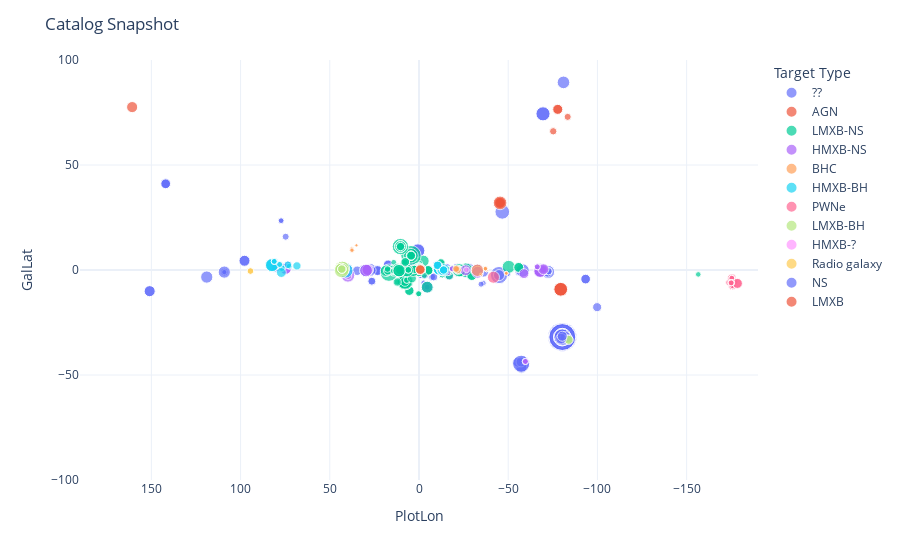

The notebook cell saved with this chart:
### Code cell
import plotly.express as px
import plotly.io as pio

df['PlotLon'] = (df['GalLon'] + 180)%360 - 180


fig = px.scatter(df, x='PlotLon', y='GalLat'
                 ,size='Exposure (s)'
                  , hover_data=['SL Target', 'Primary Target', 'Exposure (s)', 'Notes']
                  ,color= 'Target Type')

fig.update_layout(template='plotly_white')
fig.update_layout(title='Catalog Snapshot')

fig.update_layout(yaxis=dict(range=[-100,100]),xaxis=dict(range=[190, -190]))

# fig.update_xaxes(
#     visible=False,
# )
# fig.update_yaxes(
#     visible=False,
# )

fig.show()

pio.write_html(fig, file='straycat_galactic.html')

### Figure 1 — Plotly figure (JSON) as saved in the notebook; plotly's stock layout.template omitted (floating-point values rounded to 4 significant figures; data arrays with more than 128 entries replaced by an {"elided": "..."} marker saying what was removed)
{"data": [{"customdata": {"elided": "286x4 mixed values"}, "hovertemplate": "Target Type=??<br>PlotLon=%{x}<br>GalLat=%{y}<br>Exposure (s)=%{customdata[2]}<br>SL Target=%{customdata[0]}<br>Primary Target=%{customdata[1]}<br>Notes=%{customdata[3]}<extra></extra>", "legendgroup": "??", "marker": {"color": "#636efa", "size": {"elided": "286 float values"}, "sizemode": "area", "sizeref": 1182.0, "symbol": "circle"}, "mode": "markers", "name": "??", "orientation": "v", "showlegend": true, "type": "scatter", "x": {"elided": "286 float values"}, "xaxis": "x", "y": {"elided": "286 float values"}, "yaxis": "y"}, {"customdata": [["2MASX J09172716-6456271", "IRAS_09149m6206", 110899, "SL on both"], ["2MASX J09172716-6456271", "IRAS_09149m6206", 110899, "SL in both"], ["2MASX J09172716-6456271", "IRAS_09149m6206", 112121, "SL in both"], ["3C 273", "J1222p0403", 32221, "SL in both"], ["IC 4329A", "M83", 42270.0, "Faint SL edge on both FPMs"], ["IC 4329A", "M83", 42270.0, "Faint SL on both"], ["IC 4329A", "M83", 80310.0, "Faint SL edge on both FPMs"], ["IC 4329A", "M83", 43210.0, "Faint SL on both"], ["IC 4329A", "M83", 43210.0, "Faint SL on both"], ["IC 4329A", "M83", 81120.0, "Faint SL on A"], ["IC 4329A", "M83", 70650.0, "SL in both"], ["IC 4329A", "M83", 110469, "SL on both A and B"], ["NGC 4151", "NGC_4190_ULX1", 73340.0, "Faint SL on B"], ["NGC 4388", "NGC_4501", 62770.0, "Faint, if present?"], ["NGC 4388", "NGC_4501", 58530.0, "Definite weak SL on A"], ["NGC 4388", "SDSSJ1221p1137", 29850.0, "Faint, if present?"]], "hovertemplate": "Target Type=AGN<br>PlotLon=%{x}<br>GalLat=%{y}<br>Exposure (s)=%{customdata[2]}<br>SL Target=%{customdata[0]}<br>Primary Target=%{customdata[1]}<br>Notes=%{customdata[3]}<extra></extra>", "legendgroup": "AGN", "marker": {"color": "#EF553B", "size": [110899, 110899, 112121, 32221, 42270.0, 42270.0, 80310.0, 43210.0, 43210.0, 81120.0, 70650.0, 110469, 73340.0, 62770.0, 58530.0, 29850.0], "sizemode": "area", "sizeref": 1182.0, "symbol": "circle"}, "mode": "markers", "name": "AGN", "orientation": "v", "showlegend": true, "type": "scatter", "x": [-79.42, -79.42, -79.43, -75.23, -45.45, -45.45, -45.45, -45.45, -45.45, -45.36, -45.43, -45.44, 160.8, -77.63, -77.8, -83.33], "xaxis": "x", "y": [-9.204, -9.204, -9.179, 66.05, 31.98, 31.98, 31.97, 31.98, 31.98, 31.98, 31.96, 31.96, 77.58, 76.54, 76.49, 72.91], "yaxis": "y"}, {"customdata": {"elided": "231x4 mixed values"}, "hovertemplate": "Target Type=LMXB-NS<br>PlotLon=%{x}<br>GalLat=%{y}<br>Exposure (s)=%{customdata[2]}<br>SL Target=%{customdata[0]}<br>Primary Target=%{customdata[1]}<br>Notes=%{customdata[3]}<extra></extra>", "legendgroup": "LMXB-NS", "marker": {"color": "#00cc96", "size": {"elided": "231 float values"}, "sizemode": "area", "sizeref": 1182.0, "symbol": "circle"}, "mode": "markers", "name": "LMXB-NS", "orientation": "v", "showlegend": true, "type": "scatter", "x": {"elided": "231 float values"}, "xaxis": "x", "y": {"elided": "231 float values"}, "yaxis": "y"}, {"customdata": {"elided": "35x4 mixed values"}, "hovertemplate": "Target Type=HMXB-NS<br>PlotLon=%{x}<br>GalLat=%{y}<br>Exposure (s)=%{customdata[2]}<br>SL Target=%{customdata[0]}<br>Primary Target=%{customdata[1]}<br>Notes=%{customdata[3]}<extra></extra>", "legendgroup": "HMXB-NS", "marker": {"color": "#ab63fa", "size": [83390.0, 83390.0, 90470.0, 90470.0, 84760.0, 87160.0, 87160.0, 95440.0, 95440.0, 92100.0, 31290.0, 50250.0, 70450.0, 21566, 21566, 76580.0, 76580.0, 58220.0, 69670.0, 21560.0, 21560.0, 21700.0, 62780.0, 22460.0, 22460.0, 21140.0, 26730.0, 78860.0, 78860.0, 109419, 32360.0, 19840.0, 75610.0, 75610.0, 95270.0], "sizemode": "area", "sizeref": 1182.0, "symbol": "circle"}, "mode": "markers", "name": "HMXB-NS", "orientation": "v", "showlegend": true, "type": "scatter", "x": [-32.74, -32.74, -32.72, -32.72, -32.87, -67.88, -67.88, -67.88, -67.88, -67.88, -69.78, -69.78, -69.78, -66.28, -66.28, 74.77, 74.77, -58.83, -26.14, -18.64, -18.64, -16.15, -13.39, -59.63, -59.63, -59.63, 39.67, 43.72, 43.72, 39.82, 39.73, 41.17, 28.76, 28.76, 29.68], "xaxis": "x", "y": [-0.1468, -0.1468, -0.1301, -0.1301, -1.072, -0.542, -0.542, -0.5362, -0.5362, -0.5308, 0.3915, 0.3803, 0.3717, 1.517, 1.517, 0.644, 0.644, -1.725, -0.1185, 0.5805, 0.5805, -1.307, -0.2166, -43.56, -43.56, -43.54, -2.246, 0.5098, 0.5098, -2.559, -2.774, 2.07, 0.06087, 0.06087, -0.2353], "yaxis": "y"}, {"customdata": {"elided": "35x4 mixed values"}, "hovertemplate": "Target Type=BHC<br>PlotLon=%{x}<br>GalLat=%{y}<br>Exposure (s)=%{customdata[2]}<br>SL Target=%{customdata[0]}<br>Primary Target=%{customdata[1]}<br>Notes=%{customdata[3]}<extra></extra>", "legendgroup": "BHC", "marker": {"color": "#FFA15A", "size": [32510.0, 32090.0, 19850.0, 31020.0, 55530.0, 53380.0, 4652.0, 4652.0, 9370.0, 9370.0, 6181.0, 6181.0, 6140.0, 6140.0, 9528.0, 9528.0, 12890.0, 12890.0, 5655.0, 6721.0, 10140.0, 10140.0, 9773.0, 9773.0, 6051.0, 6051.0, 2850.0, 2850.0, 2810.0, 2810.0, 2866.0, 2866.0, 11417, 11417, 90470.0], "sizemode": "area", "sizeref": 1182.0, "symbol": "circle"}, "mode": "markers", "name": "BHC", "orientation": "v", "showlegend": true, "type": "scatter", "x": [-21.64, -21.65, -20.85, -20.85, -0.7399, -0.7216, -48.95, -48.95, -48.95, -48.95, -37.8, -37.8, -37.83, -37.83, -37.21, -37.21, -37.21, -37.21, -34.79, -34.8, 37.69, 37.69, 37.7, 37.7, 35.05, 35.05, 37.33, 37.33, 37.33, 37.33, 37.33, 37.33, 37.56, 37.56, -32.72], "xaxis": "x", "y": [-0.01986, -0.0253, 0.4969, 0.5038, 0.1998, 0.128, -1.568, -1.568, -1.568, -1.568, -0.08249, -0.08249, -0.07415, -0.07415, 0.623, 0.623, 0.6213, 0.6213, -2.227, -2.228, 9.623, 9.623, 10.07, 10.07, 11.75, 11.75, 8.996, 8.996, 8.997, 8.997, 8.994, 8.994, 9.439, 9.439, -0.1301], "yaxis": "y"}, {"customdata": {"elided": "33x4 mixed values"}, "hovertemplate": "Target Type=HMXB-BH<br>PlotLon=%{x}<br>GalLat=%{y}<br>Exposure (s)=%{customdata[2]}<br>SL Target=%{customdata[0]}<br>Primary Target=%{customdata[1]}<br>Notes=%{customdata[3]}<extra></extra>", "legendgroup": "HMXB-BH", "marker": {"color": "#19d3f3", "size": [81270.0, 81270.0, 93500.0, 49600.0, 57360.0, 57360.0, 62780.0, 43290.0, 48390.0, 39110.0, 41330.0, 41330.0, 20100.0, 20100.0, 35680.0, 40790.0, 105106, 105106, 98630.0, 20020.0, 20020.0, 19310.0, 21836, 23760.0, 19460.0, 28000.0, 28000.0, 20970.0, 20970.0, 21100.0, 21100.0, 56741, 132005], "sizemode": "area", "sizeref": 1182.0, "symbol": "circle"}, "mode": "markers", "name": "HMXB-BH", "orientation": "v", "showlegend": true, "type": "scatter", "x": [-11.29, -11.29, -13.55, -12.71, -12.72, -12.72, -13.39, -10.45, -10.44, -10.44, -13.8, -13.8, 72.71, 72.71, 73.48, 68.42, 82.39, 82.39, 82.38, 80.93, 80.93, 80.96, 80.91, 80.92, 80.92, 76.87, 76.87, 78.09, 78.09, 81.16, 81.16, 77.15, 41.17], "xaxis": "x", "y": [0.357, 0.357, 0.03104, 0.001343, -0.07734, -0.07734, -0.2166, 2.2, 2.198, 2.215, -0.01376, -0.01376, 1.797, 1.797, 2.469, 1.952, 2.319, 2.319, 2.334, 4.197, 4.197, 4.197, 4.17, 4.164, 4.158, 0.9303, 0.9303, 2.644, 2.644, 4.081, 4.081, -1.212, -0.2586], "yaxis": "y"}, {"customdata": {"elided": "61x4 mixed values"}, "hovertemplate": "Target Type=PWNe<br>PlotLon=%{x}<br>GalLat=%{y}<br>Exposure (s)=%{customdata[2]}<br>SL Target=%{customdata[0]}<br>Primary Target=%{customdata[1]}<br>Notes=%{customdata[3]}<extra></extra>", "legendgroup": "PWNe", "marker": {"color": "#FF6692", "size": [21070.0, 21070.0, 20090.0, 22830.0, 20890.0, 21776, 20173, 20173, 19240.0, 19240.0, 1910.0, 1910.0, 18390.0, 18390.0, 20730.0, 20730.0, 19750.0, 19750.0, 19280.0, 19280.0, 20850.0, 20850.0, 20090.0, 20090.0, 23463, 23463, 32600.0, 32600.0, 39450.0, 39450.0, 29094, 29094, 28706, 28706, 4411.0, 4417.0, 19230.0, 19230.0, 20360.0, 20360.0, 32410.0, 32410.0, 14760.0, 14760.0, 58790.0, 58790.0, 10130.0, 10130.0, 18920.0, 18920.0, 7257.0, 7257.0, 18770.0, 18770.0, 21000.0, 21000.0, 18850.0, 18850.0, 21480.0, 21480.0, 86360.0], "sizemode": "area", "sizeref": 1182.0, "symbol": "circle"}, "mode": "markers", "name": "PWNe", "orientation": "v", "showlegend": true, "type": "scatter", "x": [-175.3, -175.3, -175.6, -177.0, -176.1, -173.6, -175.6, -175.6, -175.6, -175.6, -175.3, -175.3, -175.3, -175.3, -175.3, -175.3, -175.3, -175.3, -175.6, -175.6, -175.6, -175.6, -175.6, -175.6, -175.3, -175.3, -175.3, -175.3, -175.3, -175.3, -175.6, -175.6, -175.6, -175.6, -175.4, -173.5, -175.3, -175.3, -175.3, -175.3, -175.6, -175.6, -175.6, -175.6, -178.4, -178.4, -175.3, -175.3, -175.3, -175.3, -175.2, -175.2, -175.2, -175.2, -175.1, -175.1, -175.0, -175.0, -175.0, -175.0, -41.73], "xaxis": "x", "y": [-4.033, -4.033, -7.558, -5.663, -4.309, -5.981, -7.658, -7.658, -7.717, -7.717, -3.893, -3.893, -3.894, -3.894, -3.91, -3.91, -3.907, -3.907, -7.662, -7.662, -7.663, -7.663, -7.664, -7.664, -3.895, -3.895, -3.894, -3.894, -3.898, -3.898, -7.675, -7.675, -7.677, -7.677, -3.773, -5.988, -3.88, -3.88, -3.885, -3.885, -7.655, -7.655, -7.656, -7.656, -6.387, -6.387, -5.876, -5.876, -5.909, -5.909, -5.951, -5.951, -5.998, -5.998, -6.043, -6.043, -6.086, -6.086, -6.127, -6.127, -3.441], "yaxis": "y"}, {"customdata": [["GRS 1915+105", "4U_1909p07", 41340.0, "Corner of FoV"], ["GRS 1915+105", "SGR_1900p14", 122617, "Single"], ["GRS 1915+105", "SGR_1900p14", 122617, "Single, both FPMs"], ["GRS 1915+105", "4U_1907p09", 78860.0, "Strong SL (weak in A)"], ["GRS 1915+105", "W49B", 125634, "Single"], ["GRS 1915+105", "XTEJ1908p094", 45150.0, "Single source"], ["GRS 1915+105", "XTEJ1908p094", 45150.0, "Strong SL"], ["GRS 1915+105", "XTE_J1908p094", 40800.0, "Strong SL"], ["LMC X-3", "SGR_0526m66", 47030.0, "SL in both"], ["LMC X-3", "SGR_0526m66", 47030.0, "LMC sources"]], "hovertemplate": "Target Type=LMXB-BH<br>PlotLon=%{x}<br>GalLat=%{y}<br>Exposure (s)=%{customdata[2]}<br>SL Target=%{customdata[0]}<br>Primary Target=%{customdata[1]}<br>Notes=%{customdata[3]}<extra></extra>", "legendgroup": "LMXB-BH", "marker": {"color": "#B6E880", "size": [41340.0, 122617, 122617, 78860.0, 125634, 45150.0, 45150.0, 40800.0, 47030.0, 47030.0], "sizemode": "area", "sizeref": 1182.0, "symbol": "circle"}, "mode": "markers", "name": "LMXB-BH", "orientation": "v", "showlegend": true, "type": "scatter", "x": [41.9, 43.0, 43.0, 43.72, 43.35, 43.2, 43.2, 43.3, -83.89, -83.89], "xaxis": "x", "y": [-0.7908, 0.7771, 0.7771, 0.5098, -0.1984, 0.4436, 0.4436, 0.4359, -33.24, -33.24], "yaxis": "y"}, {"customdata": [["IGR J16318-4848?", "MAXI_J1621m501", 19460.0, "Strong source +FPMB SL"]], "hovertemplate": "Target Type=HMXB-?<br>PlotLon=%{x}<br>GalLat=%{y}<br>Exposure (s)=%{customdata[2]}<br>SL Target=%{customdata[0]}<br>Primary Target=%{customdata[1]}<br>Notes=%{customdata[3]}<extra></extra>", "legendgroup": "HMXB-?", "marker": {"color": "#FF97FF", "size": [19460.0], "sizemode": "area", "sizeref": 1182.0, "symbol": "circle"}, "mode": "markers", "name": "HMXB-?", "orientation": "v", "showlegend": true, "type": "scatter", "x": [-26.58], "xaxis": "x", "y": [0.07757], "yaxis": "y"}, {"customdata": [["IGR J21247+5058", "1RXS_J21334d1p510725", 26200.0, "Second source + faint SL on B"], ["IGR J21247+5058", "1RXS_J21334d1p510725", 26200.0, "Second source + SL?"]], "hovertemplate": "Target Type=Radio galaxy<br>PlotLon=%{x}<br>GalLat=%{y}<br>Exposure (s)=%{customdata[2]}<br>SL Target=%{customdata[0]}<br>Primary Target=%{customdata[1]}<br>Notes=%{customdata[3]}<extra></extra>", "legendgroup": "Radio galaxy", "marker": {"color": "#FECB52", "size": [26200.0, 26200.0], "sizemode": "area", "sizeref": 1182.0, "symbol": "circle"}, "mode": "markers", "name": "Radio galaxy", "orientation": "v", "showlegend": true, "type": "scatter", "x": [94.46, 94.46], "xaxis": "x", "y": [-0.5032, -0.5032], "yaxis": "y"}, {"customdata": [["LMC X-4", "N132D", 69000.0, "LMC sources, strong on B"], ["LMC X-4", "PSR_B0540m69", 59299, "Multiple SL in both (LMC sources)"]], "hovertemplate": "Target Type=NS<br>PlotLon=%{x}<br>GalLat=%{y}<br>Exposure (s)=%{customdata[2]}<br>SL Target=%{customdata[0]}<br>Primary Target=%{customdata[1]}<br>Notes=%{customdata[3]}<extra></extra>", "legendgroup": "NS", "marker": {"color": "#636efa", "size": [69000.0, 59299], "sizemode": "area", "sizeref": 1182.0, "symbol": "circle"}, "mode": "markers", "name": "NS", "orientation": "v", "showlegend": true, "type": "scatter", "x": [-79.67, -80.3], "xaxis": "x", "y": [-32.76, -31.54], "yaxis": "y"}, {"customdata": [["SLX 1735-259", "GCR_Block_B1", 55530.0, "Multiple, strong SL"]], "hovertemplate": "Target Type=LMXB<br>PlotLon=%{x}<br>GalLat=%{y}<br>Exposure (s)=%{customdata[2]}<br>SL Target=%{customdata[0]}<br>Primary Target=%{customdata[1]}<br>Notes=%{customdata[3]}<extra></extra>", "legendgroup": "LMXB", "marker": {"color": "#EF553B", "size": [55530.0], "sizemode": "area", "sizeref": 1182.0, "symbol": "circle"}, "mode": "markers", "name": "LMXB", "orientation": "v", "showlegend": true, "type": "scatter", "x": [-0.7399], "xaxis": "x", "y": [0.1998], "yaxis": "y"}], "layout": {"autosize": true, "legend": {"itemsizing": "constant", "title": {"text": "Target Type"}, "tracegroupgap": 0}, "margin": {"t": 60}, "title": {"text": "Catalog Snapshot"}, "xaxis": {"anchor": "y", "domain": [0, 1], "range": [190, -190], "title": {"text": "PlotLon"}, "type": "linear"}, "yaxis": {"anchor": "x", "domain": [0, 1], "range": [-100, 100], "title": {"text": "GalLat"}, "type": "linear"}}}
